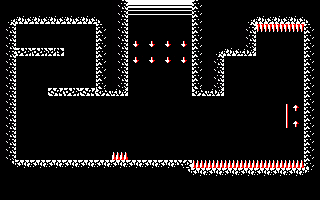

The image is a tile-based game level rendered from a .tmx file. Its description and complete source (layers, tilesets, objects, tile grids) follow:
An orthogonal 20x25 tile map with 16x8 px tiles, 1 tile layer (Capa de Patrones 1).

<map version="1.2" tiledversion="1.2.4" orientation="orthogonal" renderorder="right-down" width="20" height="25" tilewidth="16" tileheight="8" infinite="0" nextlayerid="2" nextobjectid="1">
 <tileset firstgid="1" source="tileset.tsx" />
 <layer id="1" name="Capa de Patrones 1" width="20" height="25">
  <data encoding="csv">
1,1,1,1,1,1,1,14,27,27,27,27,10,1,1,1,1,1,1,1,
1,1,1,1,1,1,1,14,31,31,31,31,10,1,1,1,1,1,1,1,
19,13,13,13,13,13,20,14,1,1,1,1,10,1,1,19,13,13,13,20,
14,1,1,1,1,1,10,14,1,1,1,1,10,1,1,14,6,6,6,10,
14,1,1,1,1,1,10,14,1,1,1,1,10,1,1,14,1,1,1,10,
14,1,1,1,1,1,10,14,8,8,8,8,10,1,1,14,1,1,1,10,
14,25,25,22,1,1,10,14,1,1,1,1,10,19,13,16,1,1,1,10,
14,1,1,1,1,1,10,14,8,8,8,8,10,14,1,1,1,1,1,10,
14,1,1,1,1,1,10,14,1,1,1,1,10,14,1,1,1,1,1,10,
14,1,1,1,1,1,10,14,1,1,1,1,10,14,1,1,1,1,1,10,
14,1,1,1,1,1,10,14,1,1,1,1,10,14,1,1,1,1,1,10,
14,1,1,21,25,21,15,16,1,1,1,1,15,16,1,1,1,1,1,10,
14,1,1,1,1,1,1,1,1,1,1,1,1,1,1,1,1,1,1,10,
14,1,1,1,1,1,1,1,1,1,1,1,1,1,1,1,1,3,4,10,
14,1,1,1,1,1,1,1,1,1,1,1,1,1,1,1,1,3,1,10,
14,1,1,1,1,1,1,1,1,1,1,1,1,1,1,1,1,3,4,10,
14,1,1,1,1,1,1,1,1,1,1,1,1,1,1,1,1,1,1,10,
14,1,1,1,1,1,1,1,1,1,1,1,1,1,1,1,1,1,1,10,
14,1,1,1,1,1,1,1,1,1,1,1,1,1,1,1,1,1,1,10,
14,1,1,1,1,1,1,2,1,1,1,1,1,1,1,1,1,1,1,10,
23,9,9,9,9,9,9,9,9,9,9,12,2,2,2,2,2,2,2,10,
1,1,1,1,1,1,1,1,1,1,1,23,9,9,9,9,9,9,9,24,
1,1,1,1,1,1,1,1,1,1,1,1,1,1,1,1,1,1,1,1,
1,1,1,1,1,1,1,1,1,1,1,1,1,1,1,1,1,1,1,1,
1,1,1,1,1,1,1,1,1,1,1,1,1,1,1,1,1,1,1,1
</data>
 </layer>
</map>
